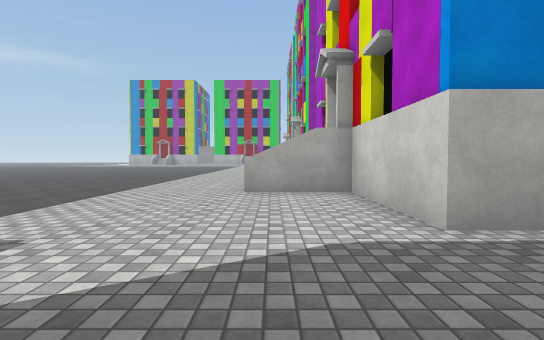
view 1 (above)

12 first-person views from a walk through a scene from a Unity 3-D project. The camera is 1.2 m above the floor, tilts 2° down and sees 85° across. The floor is counted in squares, 2 m on a side. Each view is taken from the middle of a square. On the plan, view 1 faces up. The plan holds only what a view shows up to about 9 squares ahead; the rest is blank. The place goes on beyond the plan. The player is left out. Surface patterns are stand-ins for the level's own textures.

view 2
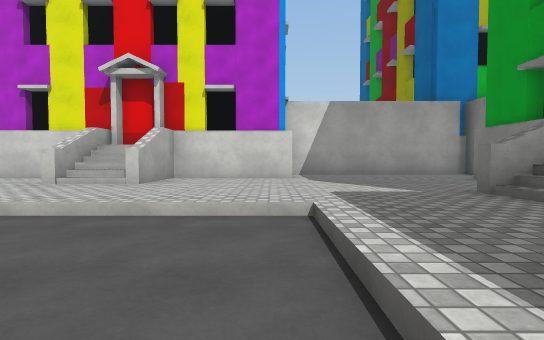

view 3
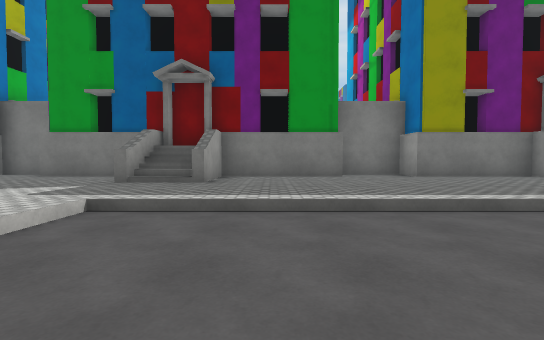

view 4
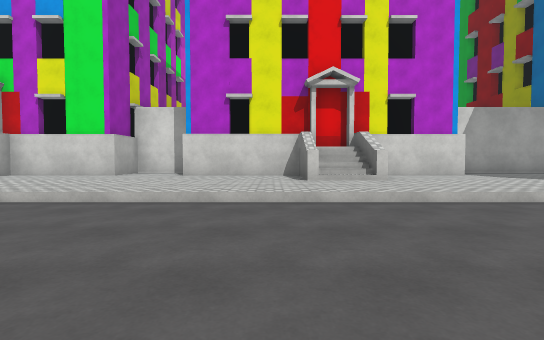

view 5
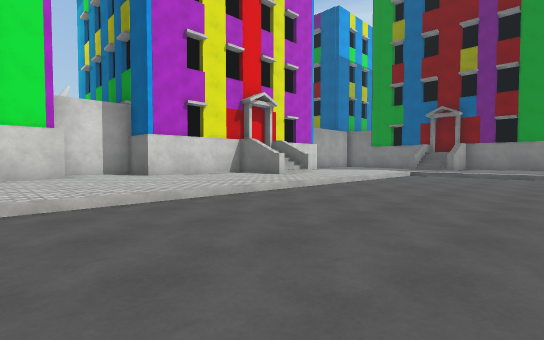

view 6
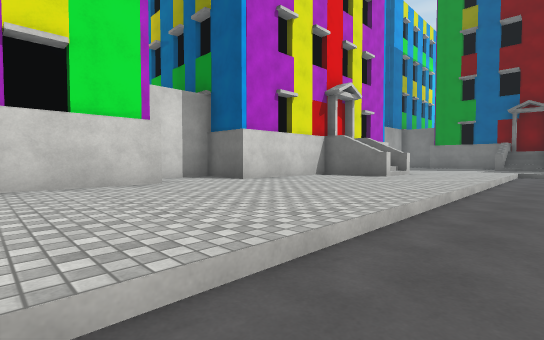

view 7
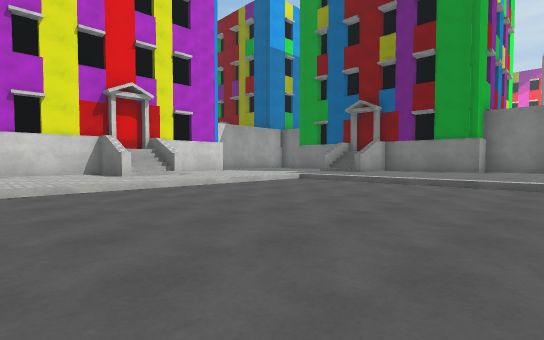

view 8
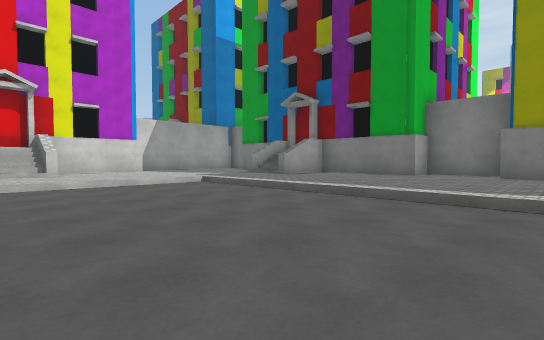

view 9
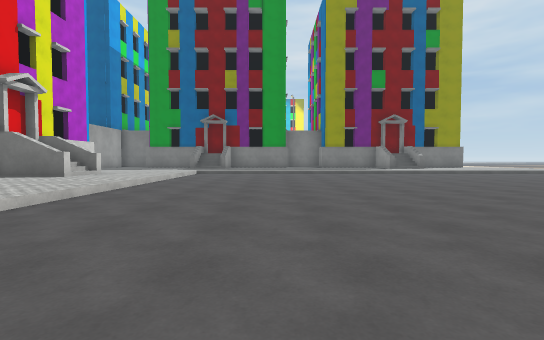

view 10
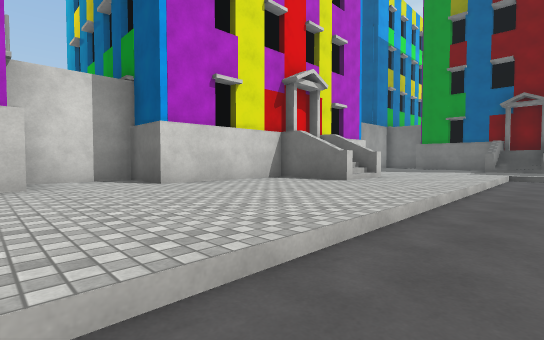

view 11
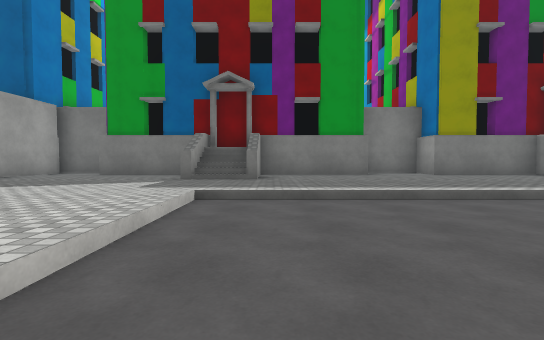

view 12
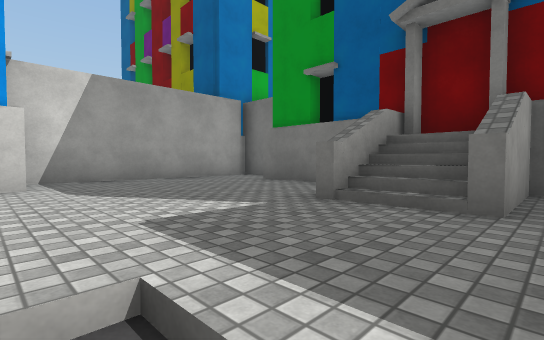

### Floor plan
Key: @ floor where view 1 was taken; # wall or solid block; . main floor; - floor 0.25 m lower than the main floor; / step, stairs or slope; O other object.
Columns run from 10 left of view 1 to 6 right of it. Each row starts with its distance up from view 1.
 15     - -/....O
 14    ----/....O
 13   -----/....OO
 12  ------/.....#
 11 -------/.....#
 10 -------/....OOOOO
  9 -------/....O
  8 -------/....O
  7 -------/..OOO
  6 -------/..  O
  5 -------/....O
  4 -------/....O
  3 -------/....OO
  2 .............#
  1 .............#
  0 .......OO.@..#
 -1 .......OO....#
 -2 OO.OOOOOOOOO.#O
 -3  O##        ##

Positions as (right, up) in squares from view 1, and headings:
1: (0, 0), facing up
2: (-6, 3), facing right
3: (-5, 6), facing down
4: (-7, 8), facing right
5: (-7, 14), facing down-right
6: (-4, 15), facing down-right
7: (-9, 10), facing down-right
8: (-10, 7), facing down-right
9: (-6, 15), facing down
10: (-4, 13), facing down-right
11: (-4, 7), facing down
12: (-4, 3), facing down-right
